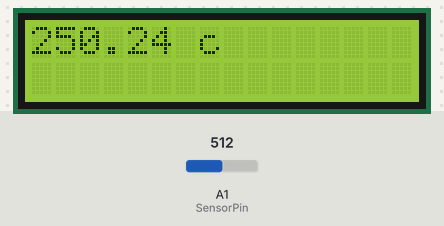
Bench run of a sketch on a simulated Arduino Uno, built with avr-gcc and run on an emulated ATmega328P. On the bench: 16×2 character LCD. The inputs (shaded band) are chosen by the test bench; at power-on: A1 (SensorPin) = 512.

Above: at 1.2 s.
1.3 s: A1 (SensorPin) set to 716
At 3.2 s:
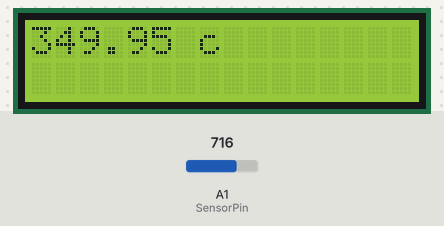
3.5 s: A1 (SensorPin) set to 900
At 5.2 s:
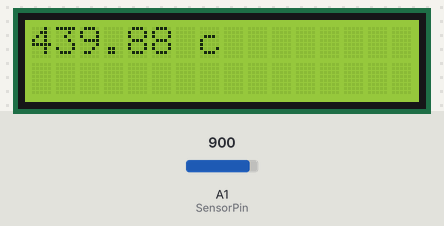
5.5 s: A1 (SensorPin) set to 1023
At 7.1 s:
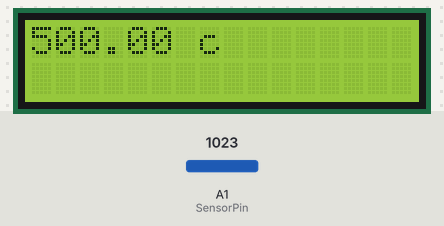
Timing chart, 0 to 8.6 s (numbered marks = the images above; inputs shaded):
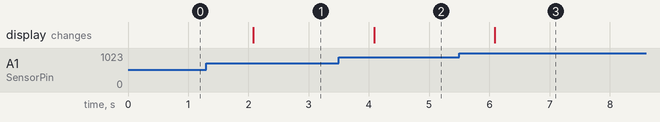

Measured:
- after the input at 1.3 s, the display: changes after 0.78 s (image 1)
- after the input at 3.5 s, the display: changes after 0.58 s (image 2)
- after the input at 5.5 s, the display: changes after 0.59 s (image 3)

The sketch:

temperatura.ino
```cpp
// include the library code:
#include <LiquidCrystal.h>

// initialize the library with the numbers of the interface pins
LiquidCrystal lcd(12, 11, 5, 4, 3, 2);


const int SensorPin= A1;

void setup() {
  // set up the LCD's number of columns and rows:
  lcd.begin(16, 2);
  // Print a message to the LCD.
  lcd.print("Temperatura!");
}

void loop(){
lcd.clear();
int value = analogRead(SensorPin);
float millivolts = (value / 1023.0)* 5000;
float celcius = millivolts / 10;
lcd.print(celcius);
lcd.println(" c");
delay(1000);
}
```
